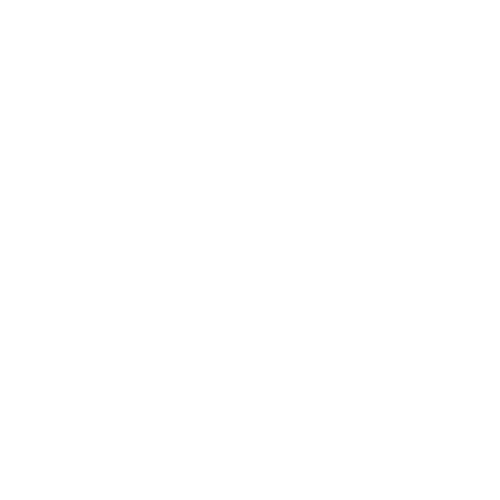
Frame 1 (no input)
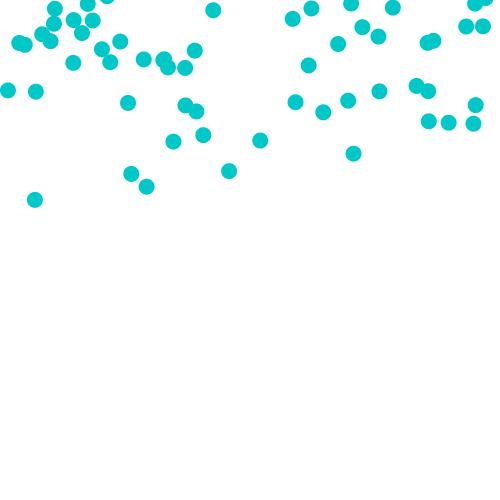
Frame 60 (the mouse pressed at the canvas centre just before this capture)
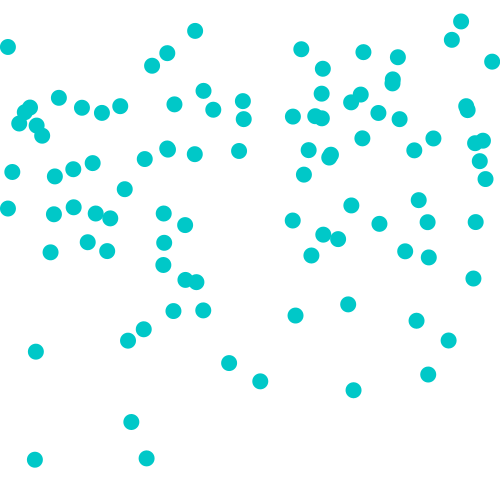
Frame 120 (the mouse held since frame 60 and released just before this capture)

The Processing sketch that drew these frames (run headless with seeded random() and noise(); from frame 60 on, the mouse is pressed at the canvas centre):

// Processing sketch: Ex_drop2
// ── Ex_drop2.pde
class Drop {
  int r;
  float x,y,speed;
  color c;
  Drop() {
    this.r=8;
    this.x=random(width);
    this.y=-this.r;
    this.speed=random(1,5);
    this.c=color(0,200,200);
  }

  void move() {
    this.y+=this.speed;
  }

  boolean is_bottom() {
    return this.y>height+this.r;
  }

  void display() {
    fill(this.c);
    noStroke();
    ellipse(this.x,this.y,this.r*2,this.r*2);
  }
}

Drop[] drops = new Drop[100];

void setup() {
  size(500,500);
}

void draw() {
  background(255);
  for (int i=0; i<drops.length; i++) {
    if (drops[i] == null) {
      drops[i] = new Drop();
      break;
    } else {
      drops[i].move();
      drops[i].display();
      if (drops[i].is_bottom()) {
        drops[i].x=random(width);
        drops[i].y=-drops[i].r;
      }
    }
  }
}
